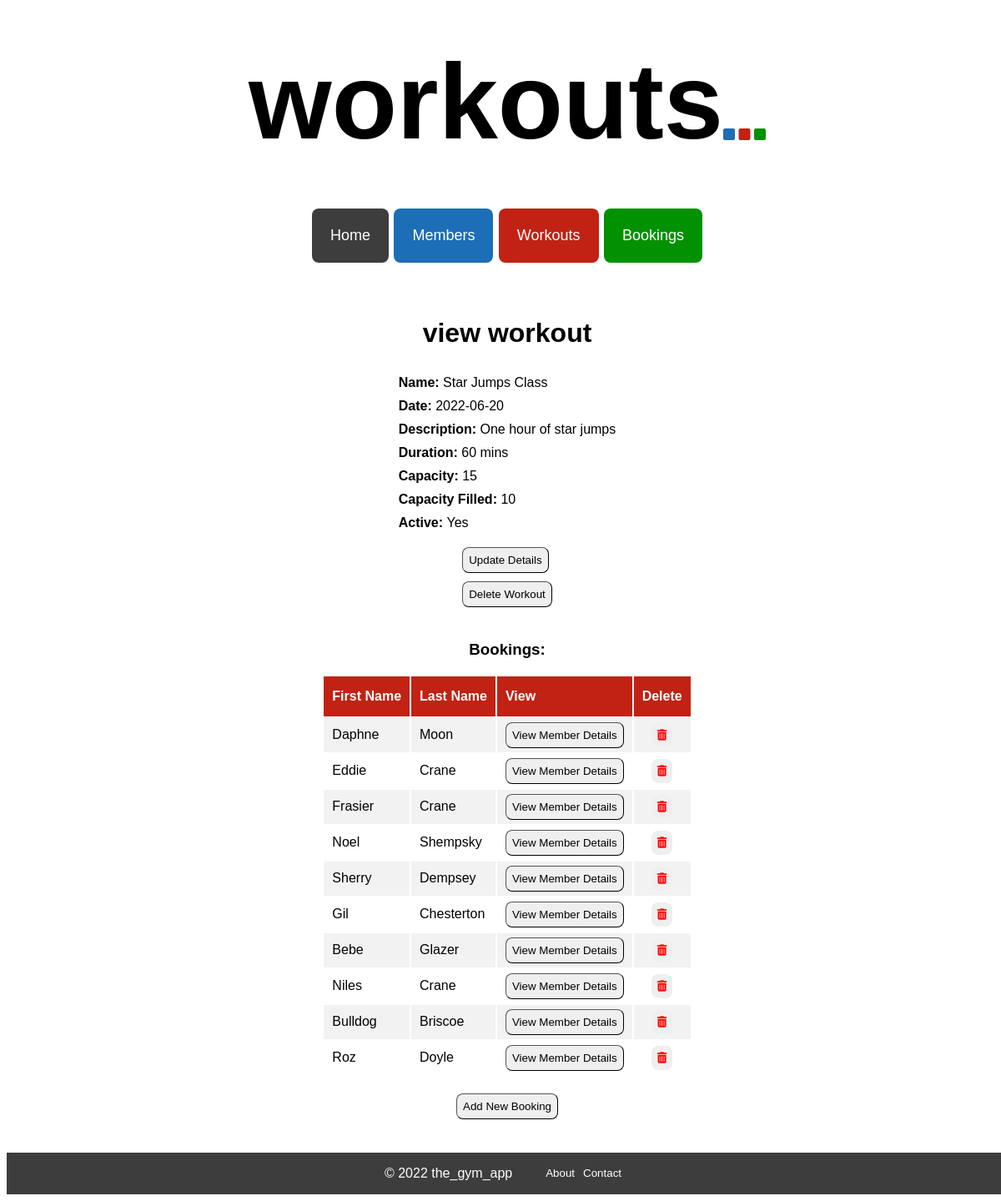
The page /workouts/5 on the database its author committed.
### tables this page shows
CREATE TABLE workouts (
    id INTEGER PRIMARY KEY AUTOINCREMENT,
    name VARCHAR,
    date DATE,
    description TEXT,
    duration INTEGER,
    capacity INTEGER,
    capacity_filled INTEGER,
    active BOOLEAN
);

CREATE TABLE members (
    id INTEGER PRIMARY KEY AUTOINCREMENT,
    first_name VARCHAR,
    last_name VARCHAR,
    dob DATE,
    active BOOLEAN
);

### controllers/workout_controller.py (the view)
@workouts_blueprint.route("/workouts/<id>")
def workout_show(id):
    route_name = "workouts"
    workout = workout_repository.select(id)
    bookings = workout_repository.get_bookings(workout)
    return render_template("workouts/show.html", route_name=route_name, workout=workout, bookings=bookings)

### db/run_sql.py (called while the page is built)
def get_db():
    path = os.path.dirname(os.path.abspath(__file__))
    db = os.path.join(path, "gym_db.db")
    conn = sqlite3.connect(db)
    conn.execute("PRAGMA foreign_keys = 1")
    conn.row_factory = sqlite3.Row
    return conn

def run_sql(sql, values = []):
    db = get_db()
    cursor = db.cursor()
    cursor.execute(sql, values)
    results = cursor.fetchall()
    db.commit()
    db.close()
    return results

### repositories/member_repository.py (called while the page is built)
def select(id):
    member = None
    sql = "SELECT * FROM members WHERE id = ?"
    values = [id]
    result = run_sql(sql, values)[0]
    if result is not None:
        active = True if result['active'] == 1 else False
        member = Member(result['first_name'], result['last_name'], result['dob'], active, result['id'])
    return member

### repositories/workout_repository.py (called while the page is built)
def select(id):
    workout = None
    sql = "SELECT * FROM workouts where id = ?"
    values = [id]
    result = run_sql(sql, values)[0]
    if result is not None:
        active = True if result['active'] == 1 else False
        workout = Workout(result['name'], result['date'], result['description'], result['duration'], result['capacity'], result['capacity_filled'], active, result['id'])
    return workout

def get_bookings(workout):
    bookings = []
    sql = "SELECT * from bookings WHERE workout_id = ?"
    values = [workout.id]
    results = run_sql(sql, values)
    for row in results:
        member = member_repository.select(row['member_id'])
        workout1 = select(row['workout_id'])
        booking = Booking(member, workout1, row['id'])
        bookings.append(booking)
    return bookings

### templates/workouts/show.html
{% extends 'base.html' %}
{% block content %}
<div class="show_page_container">
<h1>view workout</h1>
<div class="show_page_top_details">
    <div><b>Name: </b> {{workout.name}}</div>
    <div><b>Date: </b> {{workout.date}}</div>
    <div><b>Description: </b> {{workout.description}}</div>
    <div><b>Duration: </b> {{workout.duration}} mins</div>
    <div><b>Capacity: </b> {{workout.capacity}}</div>
    <div><b>Capacity Filled: </b> {{workout.capacity_filled}}</div>
    {% if workout.active == True %}
    <div><b>Active: </b>Yes</div>
    {% elif workout.active == False %}
    <div><b>Active: </b>No</div>
    {% endif %}
</div>
<div id="show_page_top_buttons">
<button class="show_page_button" id="update_button"><a class="show_page_link" href="/workouts/{{workout.id}}/update">Update Details</a></button>
<form action="/workouts/{{workout.id}}/delete" method="POST"><button class="show_page_button" id="delete_button">Delete Workout</button></form>
</div>
<h3 class="bookings_header">Bookings:</h3>
<table class="show_page_table">
    <tr class="show_page_table_headers" id="show_page_table_headers_workouts">
        <th>First Name</th>
        <th>Last Name</th>
        <th>View</th>
        <th>Delete</th>
    </tr>
    {% for booking in bookings %}
    <tr class="show_page_table_content">
        <td>{{booking.member.first_name}}</td>
        <td>{{booking.member.last_name}}</td>
        <td>
            <button class="show_page_button" id="show_page_view_button">
                <a class="show_page_link" href="/members/{{booking.member.id}}">View Member Details</a>
            </button>
        </td>
        <td class="delete_column">
            <form action="/bookings/workout/{{booking.id}}/delete" method="POST">
                <button class="show_page_button" id="show_page_delete_button"><i class="fa-solid fa-trash-can" style="color: red"></i></button>
            </form>
        </td>
    </tr>
    {% endfor %}
</table>
{% if workout.capacity_filled == workout.capacity %}
    <p id="full_message"><b>Sorry this workout is full, you can't add any more bookings.</b></p>
{% elif workout.active == False %}
    <p if="full_message"><b>Sorry this workout is inactive, you can't add any bookings.</b></p>
{% else %}
    <button class="show_page_button" id="show_page_bottom_button">
        <a class="show_page_link" href="/bookings/create/workout/{{workout.id}}">Add New Booking</a>
    </button>
{% endif %}
{% endblock %}

### static/style.css (style rules this page uses)
body { height: 100%; width: 100%; font-family: Verdana, Geneva, Tahoma, sans-serif; }

### static/index_pages.css (style rules this page uses)
.delete_column { text-align: center; }

### static/show_pages.css (style rules this page uses)
.show_page_container { display: flex; flex-direction: column; align-items: center; justify-content: center; margin: 40px auto; }
.show_page_top_details>div { margin: 10px auto; }
.show_page_table { width: auto; text-align: left; }
.show_page_table_headers { background-color: #1c6eb6; color: white; }
#show_page_table_headers_workouts { background-color: #c12214; }
.show_page_table_headers>th { padding: 15px 10px; }
.show_page_table_content>td { padding: 5px 10px; }
.show_page_table_content:nth-child(even) { background-color: #f2f2f2; }
.show_page_button { padding: 7px; border-radius: 8px; border-width: 1px; }
#show_page_delete_button { border: none; }
.show_page_link { color: #000000; text-decoration: none; }
#show_page_top_buttons>button { margin: 10px auto; }
#show_page_bottom_button { margin-top: 20px; }
.bookings_header { margin-top: 40px; }

### rows shown on the page
workouts: name "Star Jumps Class", date "2022-06-20", description "One hour of star jumps", duration "60", capacity "15", capacity_filled "10"
members: member.first_name "Daphne", member.last_name "Moon"
members: member.first_name "Eddie", member.last_name "Crane"
members: member.first_name "Frasier", member.last_name "Crane"
members: member.first_name "Noel", member.last_name "Shempsky"
members: member.first_name "Sherry", member.last_name "Dempsey"
members: member.first_name "Gil", member.last_name "Chesterton"
members: member.first_name "Bebe", member.last_name "Glazer"
members: member.first_name "Niles", member.last_name "Crane"
members: member.first_name "Bulldog", member.last_name "Briscoe"
members: member.first_name "Roz", member.last_name "Doyle"

### other values the page prints
{{ route_name }} "workouts"
